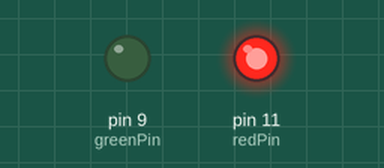
Bench run of a sketch on a simulated Arduino Uno, built with avr-gcc and run on an emulated ATmega328P. On the bench: output pins drawn as LEDs (lit = HIGH).

Above: at 0.05 s.
At 4.0 s:
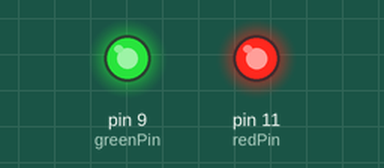
At 7.0 s:
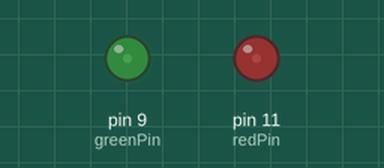
At 10.0 s:
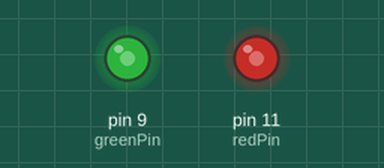
Timing chart, 0 to 13.0 s (numbered marks = the images above):
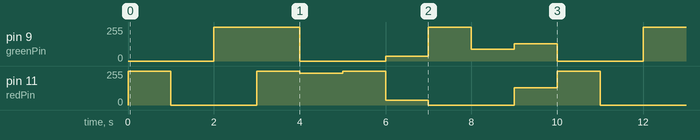

The sketch:

RGB_LED_color_control.ino
```cpp
// (licence header left out)
const int redPin = 11; // R connected to digital pin 11
const int greenPin = 9; // G to digital pin 10
const int bluePin = 9; // B connected to digital pin 9

void setup()
{
pinMode(redPin, OUTPUT); // set the redPin to be an output
pinMode(greenPin, OUTPUT); // set the greenPin to be an output
pinMode(bluePin, OUTPUT); // set the bluePin to be an output
}

void loop() // run over and over again
{
// Basic colors:
color(255, 0, 0); // turn the RGB LED red
delay(1000);
color(0,255, 0); // turn the RGB LED green
delay(1000);
color(0, 0, 255); // turn the RGB LED blue
delay(1000);
// Example blended colors:
color(255,0,252); // turn the RGB LED red
delay(1000);
color(237,109,0); // turn the RGB LED orange
delay(1000);
color(255,215,0); // turn the RGB LED yellow
delay(1000);
color(34,139,34); // turn the RGB LED green
delay(1000);
color(0,112,255); // turn the RGB LED blue
delay(1000);
color(0,46,90); // turn the RGB LED indigo
delay(1000);
color(128,0,128); // turn the RGB LED purple
delay(1000);
}
/******************************************************/
void color (unsigned char red, unsigned char green, unsigned char blue) // the color generating function
{
analogWrite(redPin, red);
analogWrite(greenPin, green);
analogWrite(bluePin, blue);
}
```

Measured:
- by itself, pin 9 (greenPin): repeats every 10.0 s: 252/255 1.0 s, 0/255 2.0 s, 34/255 1.0 s, 255/255 1.0 s, 90/255 1.0 s, 128/255 1.0 s, 0/255 2.0 s, 255/255 1.0 s
- by itself, pin 11 (redPin): repeats every 10.0 s: 0/255 2.0 s, 255/255 1.0 s, 237/255 1.0 s, 255/255 1.0 s, 34/255 1.0 s, 0/255 2.0 s, 128/255 1.0 s, 255/255 1.0 s
